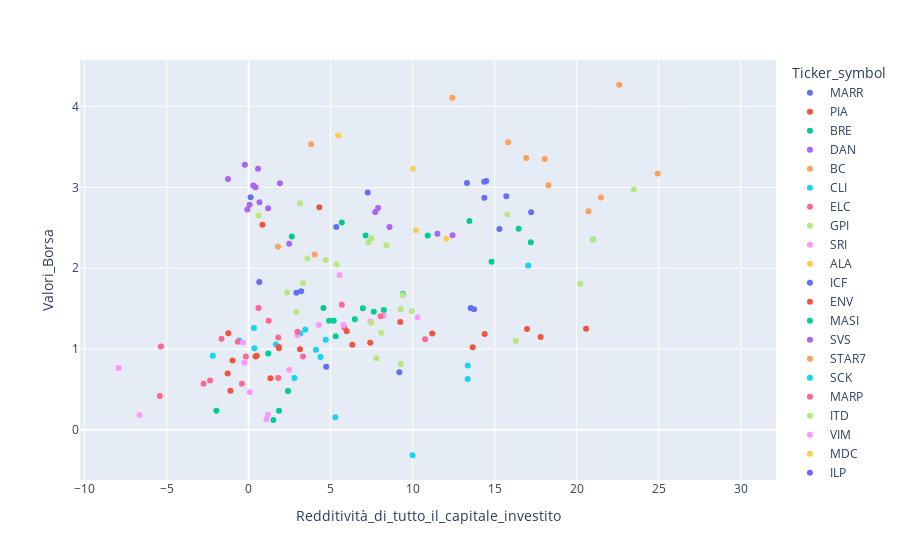

Here is the notebook cell this chart was saved with:
### Code cell
fig = px.scatter(df, y="Valori_Borsa", x="Redditività_di_tutto_il_capitale_investito", color='Ticker_symbol')
fig

### Figure 1 — Plotly figure (JSON) as saved in the notebook; plotly's stock layout.template omitted (floating-point values rounded to 4 significant figures)
{"data": [{"hovertemplate": "Ticker_symbol=MARR<br>Redditività_di_tutto_il_capitale_investito=%{x}<br>Valori_Borsa=%{y}<extra></extra>", "legendgroup": "MARR", "marker": {"color": "#636efa", "symbol": "circle"}, "mode": "markers", "name": "MARR", "orientation": "v", "showlegend": true, "type": "scatter", "x": [5.34, 7.26, 0.12, 13.31, 14.36, 14.49, 14.37, 15.71, 17.22, 15.29], "xaxis": "x", "y": [2.51, 2.935, 2.879, 3.054, 3.069, 3.079, 2.871, 2.889, 2.691, 2.485], "yaxis": "y"}, {"hovertemplate": "Ticker_symbol=PIA<br>Redditività_di_tutto_il_capitale_investito=%{x}<br>Valori_Borsa=%{y}<extra></extra>", "legendgroup": "PIA", "marker": {"color": "#EF553B", "symbol": "circle"}, "mode": "markers", "name": "PIA", "orientation": "v", "showlegend": true, "type": "scatter", "x": [7.41, 6.32, 3.13, 1.85, 1.33, 0.5, -1.11, -1.28, 0.42, -0.98], "xaxis": "x", "y": [1.077, 1.052, 0.9962, 1.008, 0.6392, 0.9179, 0.4837, 0.6981, 0.9066, 0.857], "yaxis": "y"}, {"hovertemplate": "Ticker_symbol=BRE<br>Redditività_di_tutto_il_capitale_investito=%{x}<br>Valori_Borsa=%{y}<extra></extra>", "legendgroup": "BRE", "marker": {"color": "#00cc96", "symbol": "circle"}, "mode": "markers", "name": "BRE", "orientation": "v", "showlegend": true, "type": "scatter", "x": [7.13, 5.68, 2.63, 10.92, 17.2, 13.46, 16.46, 14.81, 9.4, 6.47], "xaxis": "x", "y": [2.403, 2.564, 2.393, 2.404, 2.32, 2.585, 2.489, 2.08, 1.682, 1.368], "yaxis": "y"}, {"hovertemplate": "Ticker_symbol=DAN<br>Redditività_di_tutto_il_capitale_investito=%{x}<br>Valori_Borsa=%{y}<extra></extra>", "legendgroup": "DAN", "marker": {"color": "#ab63fa", "symbol": "circle"}, "mode": "markers", "name": "DAN", "orientation": "v", "showlegend": true, "type": "scatter", "x": [-1.26, -0.23, -0.08, 0.66, 0.06, 1.91, 0.28, 1.19, 0.42, 0.57], "xaxis": "x", "y": [3.105, 3.279, 2.727, 2.815, 2.785, 3.052, 3.024, 2.741, 3.0, 3.231], "yaxis": "y"}, {"hovertemplate": "Ticker_symbol=BC<br>Redditività_di_tutto_il_capitale_investito=%{x}<br>Valori_Borsa=%{y}<extra></extra>", "legendgroup": "BC", "marker": {"color": "#FFA15A", "symbol": "circle"}, "mode": "markers", "name": "BC", "orientation": "v", "showlegend": true, "type": "scatter", "x": [22.59, 12.42, 3.81, 15.82, 18.05, 16.92, 18.28, 20.72, 21.48, 24.94], "xaxis": "x", "y": [4.27, 4.108, 3.533, 3.559, 3.35, 3.364, 3.027, 2.703, 2.874, 3.171], "yaxis": "y"}, {"hovertemplate": "Ticker_symbol=CLI<br>Redditività_di_tutto_il_capitale_investito=%{x}<br>Valori_Borsa=%{y}<extra></extra>", "legendgroup": "CLI", "marker": {"color": "#19d3f3", "symbol": "circle"}, "mode": "markers", "name": "CLI", "orientation": "v", "showlegend": true, "type": "scatter", "x": [1.66, 3.45, 4.38, -2.18, 0.35, 0.32, -0.57, 3.15, 4.1, 2.79], "xaxis": "x", "y": [1.054, 1.241, 0.9002, 0.9163, 1.008, 1.258, 1.105, 1.193, 0.9895, 0.6419], "yaxis": "y"}, {"hovertemplate": "Ticker_symbol=ELC<br>Redditività_di_tutto_il_capitale_investito=%{x}<br>Valori_Borsa=%{y}<extra></extra>", "legendgroup": "ELC", "marker": {"color": "#FF6692", "symbol": "circle"}, "mode": "markers", "name": "ELC", "orientation": "v", "showlegend": true, "type": "scatter", "x": [10.76, 5.84, -1.65, -0.66, -5.41, -0.17, -2.35, 1.81, -0.41, -2.75], "xaxis": "x", "y": [1.12, 1.264, 1.127, 1.089, 0.4187, 0.9083, 0.6098, 0.6419, 0.5704, 0.571], "yaxis": "y"}, {"hovertemplate": "Ticker_symbol=GPI<br>Redditività_di_tutto_il_capitale_investito=%{x}<br>Valori_Borsa=%{y}<extra></extra>", "legendgroup": "GPI", "marker": {"color": "#B6E880", "symbol": "circle"}, "mode": "markers", "name": "GPI", "orientation": "v", "showlegend": true, "type": "scatter", "x": [0.61, 3.13, 4.69, 5.37, 3.58, 7.49, 7.3, 8.4, 14.14, 12.7], "xaxis": "x", "y": [2.653, 2.803, 2.102, 2.046, 2.121, 2.37, 2.322, 2.282, null, null], "yaxis": "y"}, {"hovertemplate": "Ticker_symbol=SRI<br>Redditività_di_tutto_il_capitale_investito=%{x}<br>Valori_Borsa=%{y}<extra></extra>", "legendgroup": "SRI", "marker": {"color": "#FF97FF", "symbol": "circle"}, "mode": "markers", "name": "SRI", "orientation": "v", "showlegend": true, "type": "scatter", "x": [1.17, 2.47, -0.26, 2.97, 4.28, 5.54, 5.78, 7.42, 10.3, 8.23], "xaxis": "x", "y": [0.1865, 0.7443, 0.8286, 1.169, 1.297, 1.911, 1.297, 1.341, 1.394, 1.415], "yaxis": "y"}, {"hovertemplate": "Ticker_symbol=ALA<br>Redditività_di_tutto_il_capitale_investito=%{x}<br>Valori_Borsa=%{y}<extra></extra>", "legendgroup": "ALA", "marker": {"color": "#FECB52", "symbol": "circle"}, "mode": "markers", "name": "ALA", "orientation": "v", "showlegend": true, "type": "scatter", "x": [10.2, 12.05, 10.99, 13.28, 11.52, 6.42, 9.2, 16.89, 11.73, 20.21], "xaxis": "x", "y": [2.468, 2.366, null, null, null, null, null, null, null, null], "yaxis": "y"}, {"hovertemplate": "Ticker_symbol=ICF<br>Redditività_di_tutto_il_capitale_investito=%{x}<br>Valori_Borsa=%{y}<extra></extra>", "legendgroup": "ICF", "marker": {"color": "#636efa", "symbol": "circle"}, "mode": "markers", "name": "ICF", "orientation": "v", "showlegend": true, "type": "scatter", "x": [3.2, 0.65, 2.91, 11.2, 1.28, 6.96, 10.75, 24.32, 11.8, 12], "xaxis": "x", "y": [1.716, 1.828, 1.697, null, null, null, null, null, null, null], "yaxis": "y"}, {"hovertemplate": "Ticker_symbol=ENV<br>Redditività_di_tutto_il_capitale_investito=%{x}<br>Valori_Borsa=%{y}<extra></extra>", "legendgroup": "ENV", "marker": {"color": "#EF553B", "symbol": "circle"}, "mode": "markers", "name": "ENV", "orientation": "v", "showlegend": true, "type": "scatter", "x": [11.19, 9.24, -1.24, 5.98, 14.39, 16.97, 13.66, 1.84, 20.57, 17.8], "xaxis": "x", "y": [1.191, 1.335, 1.194, 1.221, 1.185, 1.247, 1.022, 1.026, 1.25, 1.15], "yaxis": "y"}, {"hovertemplate": "Ticker_symbol=MASI<br>Redditività_di_tutto_il_capitale_investito=%{x}<br>Valori_Borsa=%{y}<extra></extra>", "legendgroup": "MASI", "marker": {"color": "#00cc96", "symbol": "circle"}, "mode": "markers", "name": "MASI", "orientation": "v", "showlegend": true, "type": "scatter", "x": [4.56, 4.91, 1.2, 5.31, 5.19, 6.96, 7.63, 8.24, 12.17, 12.94], "xaxis": "x", "y": [1.506, 1.348, 0.9439, 1.157, 1.348, 1.504, 1.461, 1.482, null, null], "yaxis": "y"}, {"hovertemplate": "Ticker_symbol=SVS<br>Redditività_di_tutto_il_capitale_investito=%{x}<br>Valori_Borsa=%{y}<extra></extra>", "legendgroup": "SVS", "marker": {"color": "#ab63fa", "symbol": "circle"}, "mode": "markers", "name": "SVS", "orientation": "v", "showlegend": true, "type": "scatter", "x": [2.47, 3.18, 4.74, 4.22, 4.48, 4.58, 4.22, 6.97, 7.06, 6.89], "xaxis": "x", "y": [2.302, null, null, null, null, null, null, null, null, null], "yaxis": "y"}, {"hovertemplate": "Ticker_symbol=STAR7<br>Redditività_di_tutto_il_capitale_investito=%{x}<br>Valori_Borsa=%{y}<extra></extra>", "legendgroup": "STAR7", "marker": {"color": "#FFA15A", "symbol": "circle"}, "mode": "markers", "name": "STAR7", "orientation": "v", "showlegend": true, "type": "scatter", "x": [4.02, 1.79, 5.17, 8.28, 12.19, 16.56, 21.01, 22.27, 24.39, 29.55], "xaxis": "x", "y": [2.168, 2.265, null, null, null, null, null, null, null, null], "yaxis": "y"}, {"hovertemplate": "Ticker_symbol=SCK<br>Redditività_di_tutto_il_capitale_investito=%{x}<br>Valori_Borsa=%{y}<extra></extra>", "legendgroup": "SCK", "marker": {"color": "#19d3f3", "symbol": "circle"}, "mode": "markers", "name": "SCK", "orientation": "v", "showlegend": true, "type": "scatter", "x": [17.04, 20.99, 4.7, 5.29, 9.99, 11.02, 11.43, 18.02, 17.92, 26.92], "xaxis": "x", "y": [2.033, 2.356, 1.115, 0.157, -0.3147, null, null, null, null, null], "yaxis": "y"}, {"hovertemplate": "Ticker_symbol=MARP<br>Redditività_di_tutto_il_capitale_investito=%{x}<br>Valori_Borsa=%{y}<extra></extra>", "legendgroup": "MARP", "marker": {"color": "#FF6692", "symbol": "circle"}, "mode": "markers", "name": "MARP", "orientation": "v", "showlegend": true, "type": "scatter", "x": [8.04, 5.68, -5.35, 0.6, 10.19, 10.55, 6.77, 13.96, 6.42, 5.93], "xaxis": "x", "y": [1.406, 1.548, 1.03, 1.509, null, null, null, null, null, null], "yaxis": "y"}, {"hovertemplate": "Ticker_symbol=ITD<br>Redditività_di_tutto_il_capitale_investito=%{x}<br>Valori_Borsa=%{y}<extra></extra>", "legendgroup": "ITD", "marker": {"color": "#B6E880", "symbol": "circle"}, "mode": "markers", "name": "ITD", "orientation": "v", "showlegend": true, "type": "scatter", "x": [15.77, 23.48, 20.99, 20.22, 16.29, 24.13, 21, 12.3, 7.09, 10.67], "xaxis": "x", "y": [2.667, 2.973, 2.351, 1.808, 1.099, null, null, null, null, null], "yaxis": "y"}, {"hovertemplate": "Ticker_symbol=VIM<br>Redditività_di_tutto_il_capitale_investito=%{x}<br>Valori_Borsa=%{y}<extra></extra>", "legendgroup": "VIM", "marker": {"color": "#FF97FF", "symbol": "circle"}, "mode": "markers", "name": "VIM", "orientation": "v", "showlegend": true, "type": "scatter", "x": [1.08, 0.07, -6.65, -7.93, -0.35, 9.86, 4.88, 0.79, 7.17, 8.89], "xaxis": "x", "y": [0.131, 0.4637, 0.1823, 0.7655, 1.082, null, null, null, null, null], "yaxis": "y"}, {"hovertemplate": "Ticker_symbol=MDC<br>Redditività_di_tutto_il_capitale_investito=%{x}<br>Valori_Borsa=%{y}<extra></extra>", "legendgroup": "MDC", "marker": {"color": "#FECB52", "symbol": "circle"}, "mode": "markers", "name": "MDC", "orientation": "v", "showlegend": true, "type": "scatter", "x": [10.02, 5.46, 10.58, 6.74, 10.98, 3.13, 3.34, 6.2, 2.6, 6.07], "xaxis": "x", "y": [3.229, 3.64, null, null, null, null, null, null, null, null], "yaxis": "y"}, {"hovertemplate": "Ticker_symbol=ILP<br>Redditività_di_tutto_il_capitale_investito=%{x}<br>Valori_Borsa=%{y}<extra></extra>", "legendgroup": "ILP", "marker": {"color": "#636efa", "symbol": "circle"}, "mode": "markers", "name": "ILP", "orientation": "v", "showlegend": true, "type": "scatter", "x": [13.74, 13.54, 9.19, 4.73, 19.58, 12.85, 9.91, 5.12, 4.68, 3.81], "xaxis": "x", "y": [1.491, 1.509, 0.7129, 0.7793, null, null, null, null, null, null], "yaxis": "y"}, {"hovertemplate": "Ticker_symbol=CFL<br>Redditività_di_tutto_il_capitale_investito=%{x}<br>Valori_Borsa=%{y}<extra></extra>", "legendgroup": "CFL", "marker": {"color": "#EF553B", "symbol": "circle"}, "mode": "markers", "name": "CFL", "orientation": "v", "showlegend": true, "type": "scatter", "x": [0.84, 4.31, 1.8, 2.26, 12.19, 8.61, 7.15, 3.23, 5.9, 7.48], "xaxis": "x", "y": [2.537, 2.755, null, null, null, null, null, null, null, null], "yaxis": "y"}, {"hovertemplate": "Ticker_symbol=FCM<br>Redditività_di_tutto_il_capitale_investito=%{x}<br>Valori_Borsa=%{y}<extra></extra>", "legendgroup": "FCM", "marker": {"color": "#00cc96", "symbol": "circle"}, "mode": "markers", "name": "FCM", "orientation": "v", "showlegend": true, "type": "scatter", "x": [1.51, 1.85, -1.97, 2.4, 6.18, 4.44, 4.14, 3.48, 6.54, -0.56], "xaxis": "x", "y": [0.1222, 0.2351, 0.2351, 0.4793, null, null, null, null, null, null], "yaxis": "y"}, {"hovertemplate": "Ticker_symbol=FVI<br>Redditività_di_tutto_il_capitale_investito=%{x}<br>Valori_Borsa=%{y}<extra></extra>", "legendgroup": "FVI", "marker": {"color": "#ab63fa", "symbol": "circle"}, "mode": "markers", "name": "FVI", "orientation": "v", "showlegend": true, "type": "scatter", "x": [7.89, 7.72, 8.59, 11.51, 12.43, 21.11, 19.98, 6.51, 7.2, 5.62], "xaxis": "x", "y": [2.744, 2.695, 2.51, 2.425, 2.406, null, null, null, null, null], "yaxis": "y"}, {"hovertemplate": "Ticker_symbol=PLT<br>Redditività_di_tutto_il_capitale_investito=%{x}<br>Valori_Borsa=%{y}<extra></extra>", "legendgroup": "PLT", "marker": {"color": "#FFA15A", "symbol": "circle"}, "mode": "markers", "name": "PLT", "orientation": "v", "showlegend": true, "type": "scatter", "x": [3.68, 4.22, 2.63, 5.01, 5.11, 6.82, 7.8, 1.52, 3.47, 29.43], "xaxis": "x", "y": [null, null, null, null, null, null, null, null, null, null], "yaxis": "y"}, {"hovertemplate": "Ticker_symbol=LDB<br>Redditività_di_tutto_il_capitale_investito=%{x}<br>Valori_Borsa=%{y}<extra></extra>", "legendgroup": "LDB", "marker": {"color": "#19d3f3", "symbol": "circle"}, "mode": "markers", "name": "LDB", "orientation": "v", "showlegend": true, "type": "scatter", "x": [13.35, 13.36, 29.8, 27.24, 28.77, 21.95, 13.85, 9.52, 11.84, 14.98], "xaxis": "x", "y": [0.6291, 0.7953, null, null, null, null, null, null, null, null], "yaxis": "y"}, {"hovertemplate": "Ticker_symbol=FOS<br>Redditività_di_tutto_il_capitale_investito=%{x}<br>Valori_Borsa=%{y}<extra></extra>", "legendgroup": "FOS", "marker": {"color": "#FF6692", "symbol": "circle"}, "mode": "markers", "name": "FOS", "orientation": "v", "showlegend": true, "type": "scatter", "x": [2.98, 1.22, 3.31, 1.81, 0.32, 8.09, 9.53, 8.77, 12.39, 7.72], "xaxis": "x", "y": [1.212, 1.351, 0.9083, 1.143, null, null, null, null, null, null], "yaxis": "y"}, {"hovertemplate": "Ticker_symbol=BAN<br>Redditività_di_tutto_il_capitale_investito=%{x}<br>Valori_Borsa=%{y}<extra></extra>", "legendgroup": "BAN", "marker": {"color": "#B6E880", "symbol": "circle"}, "mode": "markers", "name": "BAN", "orientation": "v", "showlegend": true, "type": "scatter", "x": [2.35, 3.31, 2.9, 9.39, 9.27, 7.48, 8.08, 9.94, 9.28, 7.79], "xaxis": "x", "y": [1.699, 1.815, 1.459, 1.668, 1.493, 1.324, 1.201, 1.468, 0.8162, 0.8862], "yaxis": "y"}], "layout": {"legend": {"title": {"text": "Ticker_symbol"}, "tracegroupgap": 0}, "margin": {"t": 60}, "xaxis": {"anchor": "y", "domain": [0, 1], "title": {"text": "Redditività_di_tutto_il_capitale_investito"}}, "yaxis": {"anchor": "x", "domain": [0, 1], "title": {"text": "Valori_Borsa"}}}}
